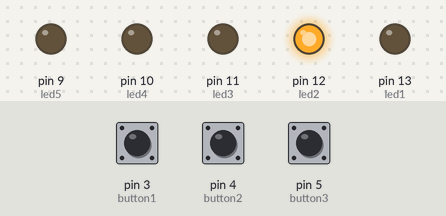
The sketch below on a simulated Arduino Uno, built with avr-gcc and run on an emulated ATmega328P. On the bench: output pins drawn as LEDs (lit = HIGH). The inputs (shaded band) are chosen by the test bench; at power-on: pin 3 (button1) HIGH, pin 4 (button2) LOW, pin 5 (button3) LOW.

Above: at 6.8 s.
6.9 s: pin 3 (button1) pulled LOW for 3 s
At 7.5 s:
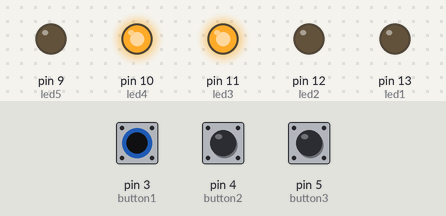
At 10.9 s:
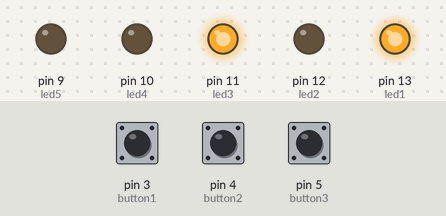
13.5 s: pin 4 (button2) pulled HIGH for 3 s
At 15.7 s:
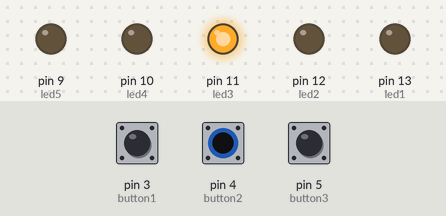
Timing chart, 0 to 23.7 s (numbered marks = the images above; inputs shaded):
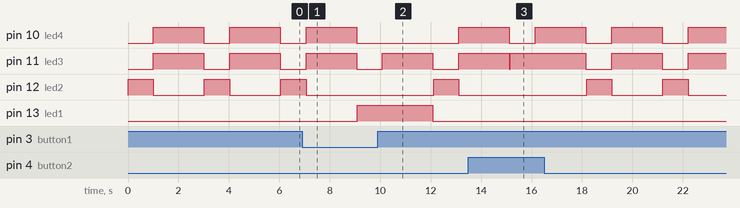

Measured:
- after the input at 6.9 s, pin 13 (led1): LOW → HIGH after 2.2 s, → LOW 3.0 s later
- by itself, pin 10 (led4): alternates HIGH for 2.0 s and LOW for 1.0 s
- by itself, pin 12 (led2): alternates HIGH for 1.0 s and LOW for 2.0 s

The sketch:

actuatorCode.ino
```cpp
/*
 *  Author: Abhishek Pratapa
 *  Date: Thursday, June 16, 2016
 *  Title: Actuator Code (Version 1.0)
 */

//initiate led's which are going to be standins for 5v relays
int led1 = 13;
int led2 = 12;
int led3 = 11;
int led4 = 10;
int led5 = 9;

//initiate buttons which we will use for the sequencing
int button1 = 3;
int button2 = 4;
int button3 = 5;
int button4 = 6;
int button5 = 7;

//initiate the value of the button pressed where zero is the neutral
int value = 0;

// the setup routine runs once when you press reset:
void setup() {
  // initialize the digital LED pins as outputs.
  pinMode(led1, OUTPUT);
  pinMode(led2, OUTPUT);
  pinMode(led3, OUTPUT);
  pinMode(led4, OUTPUT);
  pinMode(led5, OUTPUT);

  // initialize the digital button pins as inputs.
  pinMode(button1, INPUT);
  pinMode(button2, INPUT);
  pinMode(button3, INPUT);
  pinMode(button4, INPUT);
  pinMode(button5, INPUT);
}

// the loop routine runs over and over again forever:
void loop() {
  //read the buttons in this sequence being pulled down constitutes an on action
  if(digitalRead(button1) == LOW){
  	value = 1;
  }else if(digitalRead(button2) == LOW){
  	value = 2;
  }else if(digitalRead(button3) == LOW){
  	value = 3;
  }else if(digitalRead(button4) == LOW){
  	value = 4;
  }else if(digitalRead(button5) == LOW){
  	value = 5;
  }

  //run the automated sequence using a state machine response
  if(value == 1){
    //pattern 1
    digitalWrite(led1, HIGH);
    digitalWrite(led2, LOW);
    digitalWrite(led3, LOW);
    digitalWrite(led4, LOW);
    digitalWrite(led5, LOW);
    delay(1000);
    digitalWrite(led1, HIGH);
    digitalWrite(led2, LOW);
    digitalWrite(led3, HIGH);
    digitalWrite(led4, LOW);
    digitalWrite(led5, LOW);
    delay(2000);
  }else if(value == 2){
    //pattern 2
    digitalWrite(led1, LOW);
    digitalWrite(led2, HIGH);
    digitalWrite(led3, LOW);
    digitalWrite(led4, LOW);
    digitalWrite(led5, LOW);
    delay(1000);
    digitalWrite(led1, LOW);
    digitalWrite(led2, LOW);
    digitalWrite(led3, HIGH);
    digitalWrite(led4, HIGH);
    digitalWrite(led5, LOW);
    delay(2000);
  }else if(value == 3){
    //pattern 3
    digitalWrite(led1, LOW);
    digitalWrite(led2, LOW);
    digitalWrite(led3, HIGH);
    digitalWrite(led4, LOW);
    digitalWrite(led5, LOW);
    delay(1000);
    digitalWrite(led1, LOW);
    digitalWrite(led2, LOW);
    digitalWrite(led3, HIGH);
    digitalWrite(led4, HIGH);
    digitalWrite(led5, LOW);
    delay(2000);
  }else if(value == 4){
    //pattern 4
    digitalWrite(led1, LOW);
    digitalWrite(led2, LOW);
    digitalWrite(led3, LOW);
    digitalWrite(led4, HIGH);
    digitalWrite(led5, LOW);
    delay(1000);
    digitalWrite(led1, HIGH);
    digitalWrite(led2, LOW);
    digitalWrite(led3, HIGH);
    digitalWrite(led4, LOW);
    digitalWrite(led5, HIGH);
    delay(500);
  }else if(value == 5){
    //pattern 5
    digitalWrite(led1, LOW);
    digitalWrite(led2, LOW);
    digitalWrite(led3, LOW);
    digitalWrite(led4, LOW);
    digitalWrite(led5, HIGH);
    delay(1000);
    digitalWrite(led1, HIGH);
    digitalWrite(led2, LOW);
    digitalWrite(led3, HIGH);
    digitalWrite(led4, HIGH);
    digitalWrite(led5, LOW);
    delay(1000);
  }

  //reset all the values and actuation sequences
  digitalWrite(led1, LOW);
  digitalWrite(led2, LOW);
  digitalWrite(led3, LOW);
  digitalWrite(led4, LOW);
  digitalWrite(led5, LOW);
  value = 0;

  //add delay for processor sake
  delay(30);
}
```
